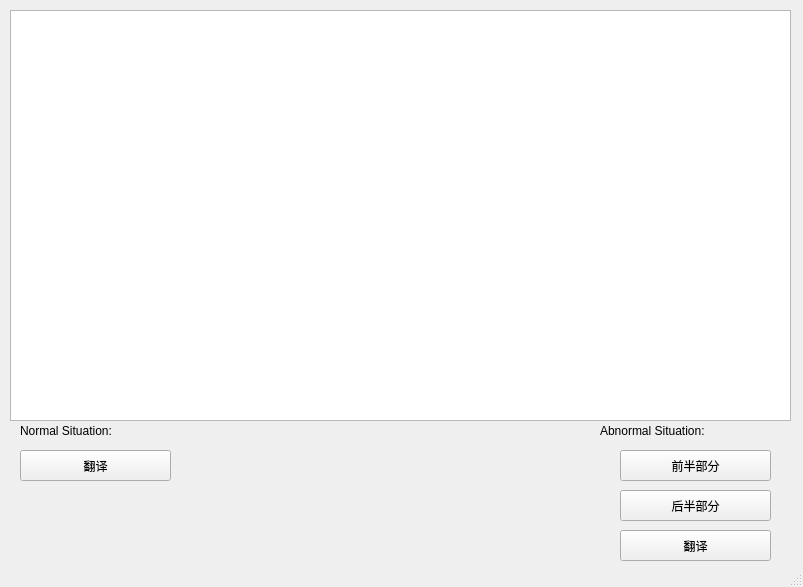
<?xml version="1.0" encoding="UTF-8"?>
<ui version="4.0">
 <class>Translator_Google</class>
 <widget class="QMainWindow" name="Translator_Google">
  <property name="geometry">
   <rect>
    <x>0</x>
    <y>0</y>
    <width>803</width>
    <height>587</height>
   </rect>
  </property>
  <property name="windowTitle">
   <string>MainWindow</string>
  </property>
  <widget class="QWidget" name="centralwidget">
   <widget class="QTextBrowser" name="textBrowser">
    <property name="geometry">
     <rect>
      <x>10</x>
      <y>10</y>
      <width>781</width>
      <height>411</height>
     </rect>
    </property>
    <property name="styleSheet">
     <string notr="true">font: 14pt &quot;微软雅黑&quot;;</string>
    </property>
   </widget>
   <widget class="QLabel" name="label">
    <property name="geometry">
     <rect>
      <x>20</x>
      <y>420</y>
      <width>161</width>
      <height>21</height>
     </rect>
    </property>
    <property name="styleSheet">
     <string notr="true">font: 14pt &quot;微软雅黑&quot;;</string>
    </property>
    <property name="text">
     <string>Normal Situation:</string>
    </property>
   </widget>
   <widget class="QLabel" name="label_2">
    <property name="geometry">
     <rect>
      <x>600</x>
      <y>420</y>
      <width>191</width>
      <height>21</height>
     </rect>
    </property>
    <property name="styleSheet">
     <string notr="true">font: 14pt &quot;微软雅黑&quot;;</string>
    </property>
    <property name="text">
     <string>Abnormal Situation:</string>
    </property>
   </widget>
   <widget class="QPushButton" name="former_button">
    <property name="geometry">
     <rect>
      <x>620</x>
      <y>450</y>
      <width>151</width>
      <height>31</height>
     </rect>
    </property>
    <property name="styleSheet">
     <string notr="true">font: 14pt &quot;微软雅黑&quot;;</string>
    </property>
    <property name="text">
     <string>前半部分</string>
    </property>
   </widget>
   <widget class="QPushButton" name="later_button">
    <property name="geometry">
     <rect>
      <x>620</x>
      <y>490</y>
      <width>151</width>
      <height>31</height>
     </rect>
    </property>
    <property name="styleSheet">
     <string notr="true">font: 14pt &quot;微软雅黑&quot;;</string>
    </property>
    <property name="text">
     <string>后半部分</string>
    </property>
   </widget>
   <widget class="QPushButton" name="Abnormal_translate">
    <property name="geometry">
     <rect>
      <x>620</x>
      <y>530</y>
      <width>151</width>
      <height>31</height>
     </rect>
    </property>
    <property name="styleSheet">
     <string notr="true">font: 14pt &quot;微软雅黑&quot;;</string>
    </property>
    <property name="text">
     <string>翻译</string>
    </property>
   </widget>
   <widget class="QPushButton" name="Normal_translate">
    <property name="geometry">
     <rect>
      <x>20</x>
      <y>450</y>
      <width>151</width>
      <height>31</height>
     </rect>
    </property>
    <property name="styleSheet">
     <string notr="true">font: 14pt &quot;微软雅黑&quot;;</string>
    </property>
    <property name="text">
     <string>翻译</string>
    </property>
   </widget>
  </widget>
  <widget class="QStatusBar" name="statusbar"/>
 </widget>
 <resources/>
 <connections/>
</ui>
